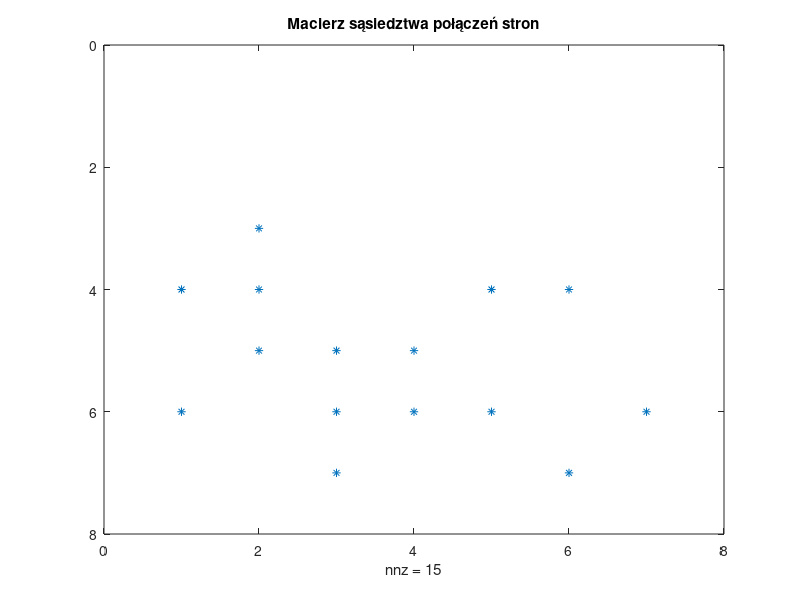
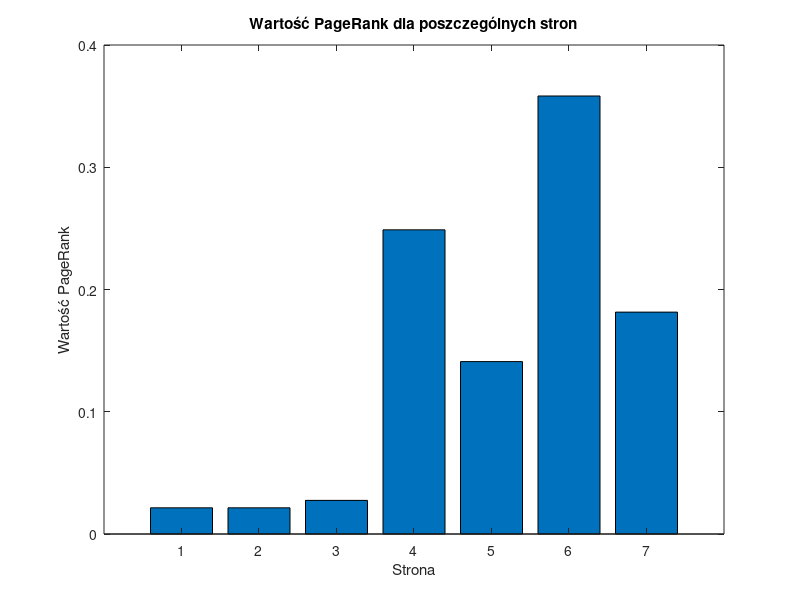

Here is the MATLAB script that generated these plots, in order:
clear all
close all

Edges = [ 1 1 2 2 2 3 3 3 4 4 5 5 6 6 7;
          4 6 3 4 5 5 6 7 5 6 4 6 4 7 6 ];
N = 7;
d = 0.85;

B = sparse(Edges(2,:), Edges(1,:), ones(size(Edges(1,:))));
I = speye(N);
L = sum(B);
A = sparse(diag(1./L));

full(B)
full(I)
full(L)
full(A)

M = I - d*B*A;
full(M)

b = ones(N,1)*((1-d)/N);
full(b)

diary("sparse_test.txt")
whos A B I M b
diary off

spy(B)
title("Macierz sąsiedztwa połączeń stron")
print -dpng spy_b

r = M\b;
full(r)

figure
bar(r)
title("Wartość PageRank dla poszczególnych stron")
xlabel("Strona")
ylabel("Wartość PageRank")
print -dpng bar

